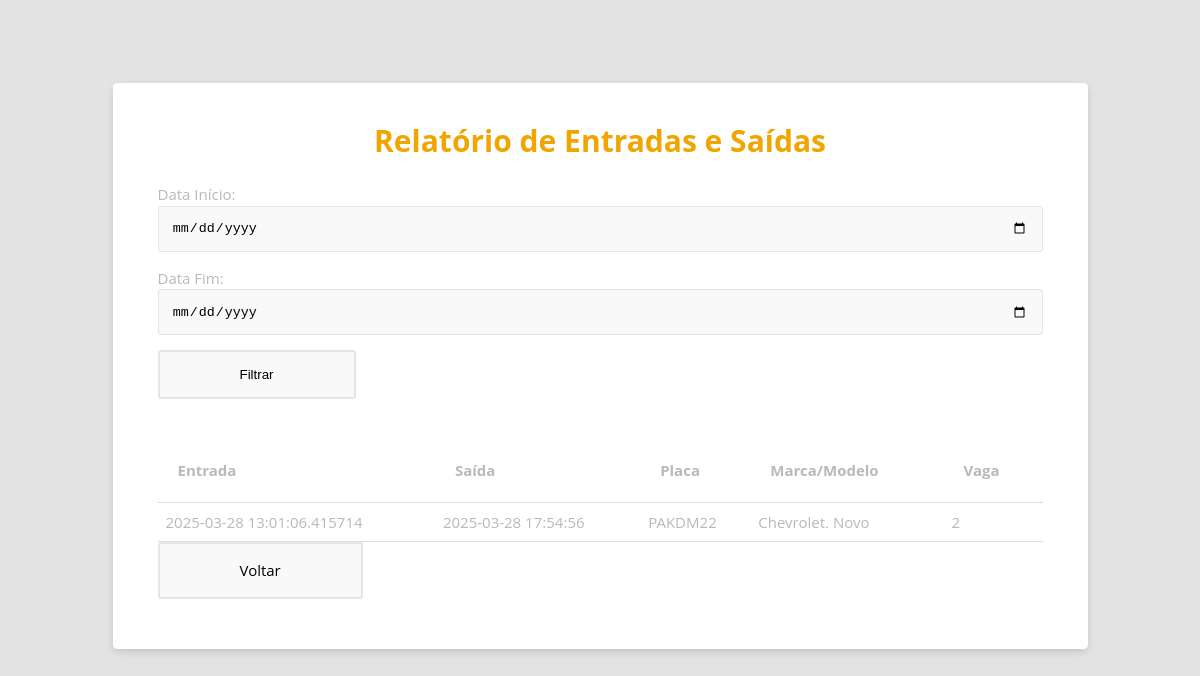
Page /relatorio_entradas_saidas on the earlier database version.
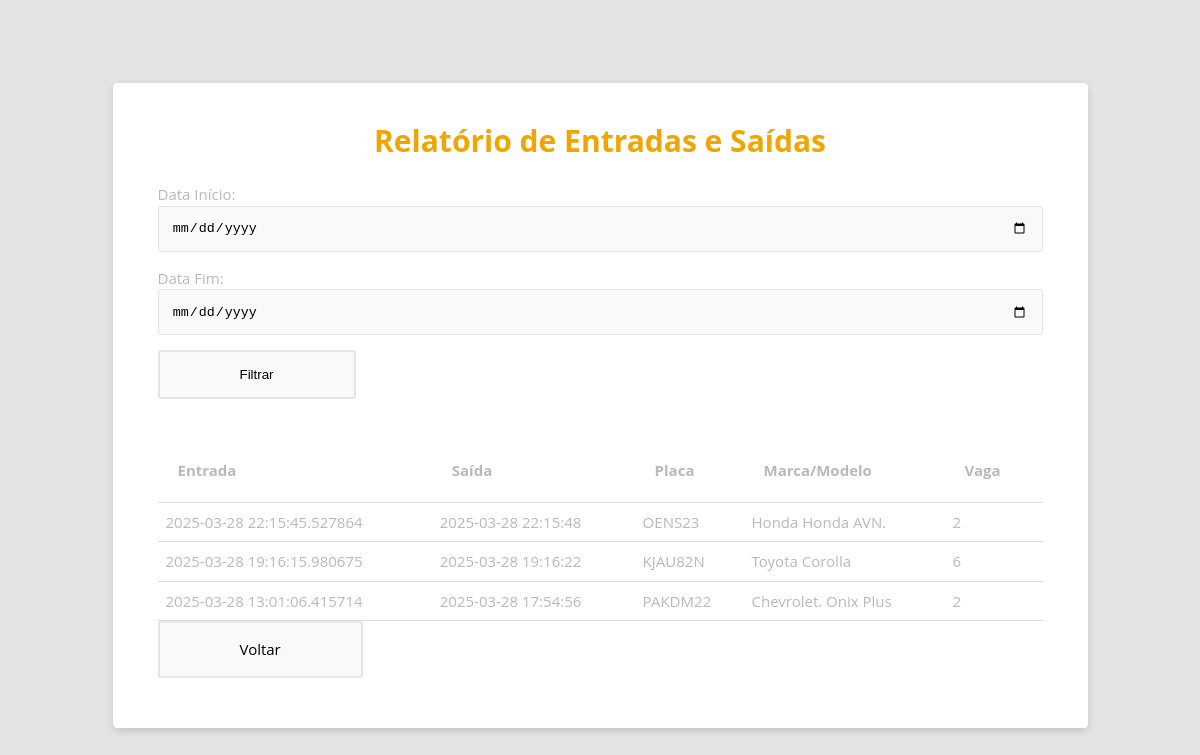
Same page on the later database version.
### tables this page shows
CREATE TABLE historico (
            id INTEGER PRIMARY KEY AUTOINCREMENT,
            carro_id INTEGER NOT NULL,
            vaga_id INTEGER NOT NULL,
            entrada DATETIME NOT NULL,
            saida DATETIME,
            FOREIGN KEY (carro_id) REFERENCES carro(id),
            FOREIGN KEY (vaga_id) REFERENCES vaga(id)
        );

CREATE TABLE carro (
            id INTEGER PRIMARY KEY AUTOINCREMENT,
            placa TEXT NOT NULL UNIQUE,
            marca TEXT NOT NULL,
            modelo TEXT NOT NULL,
            ano INTEGER NOT NULL,
            vaga_id INTEGER,
            FOREIGN KEY (vaga_id) REFERENCES vaga(id)
        );

CREATE TABLE vaga (
            id INTEGER PRIMARY KEY AUTOINCREMENT,
            numero INTEGER NOT NULL UNIQUE,
            status TEXT NOT NULL DEFAULT 'disponível',
            carro_id INTEGER,
            FOREIGN KEY (carro_id) REFERENCES carro(id)
        );

### app.py (the view)
@app.route('/relatorio_entradas_saidas')
def relatorio_entradas_saidas():
    data_inicio = request.args.get('data_inicio')
    data_fim = request.args.get('data_fim')
    try:
        conectar = conectar_db()
        cursor = conectar.cursor()
        query = """
            SELECT h.entrada, h.saida, c.placa, c.marca, c.modelo, v.numero
            FROM historico h
            JOIN carro c ON h.carro_id = c.id
            JOIN vaga v ON h.vaga_id = v.id
        """
        params = []
        if data_inicio and data_fim:
            query += " WHERE h.entrada BETWEEN ? AND ?"
            params.extend([data_inicio, data_fim])
        query += " ORDER BY h.entrada DESC"
        cursor.execute(query, params)
        registros = cursor.fetchall()
        return render_template('relatorio_entradas_saidas.html',
                            registros=registros,
                            data_inicio=data_inicio,
                            data_fim=data_fim)
    except Exception as e:
        flash(f'Erro ao gerar relatório: {str(e)}', 'error')
        return redirect(url_for('relatorios'))
    finally:
        conectar.close()

### app.py (called while the page is built)
def conectar_db():
    return sqlite3.connect('crud.db')

### templates/relatorio_entradas_saidas.html (shortened to what this page needs)
<!DOCTYPE html>
<html lang="pt-br">
<head>
    <link rel="stylesheet" href="/static/css/styles.css">
    <link rel="stylesheet" href="https://cdnjs.cloudflare.com/ajax/libs/font-awesome/6.4.2/css/all.min.css">
</head>
<body>
    <div class="container">
        <div class="title">
            <h1>Relatório de Entradas e Saídas</h1>
        </div>
        <div class="row">
            <form action="/relatorio_entradas_saidas" method="get">
                <div class="input-group">
                    <label for="data_inicio">Data Início:</label>
                    <input type="date" name="data_inicio" id="data_inicio" value="{{ data_inicio }}">
                </div>
                <div class="input-group">
                    <label for="data_fim">Data Fim:</label>
                    <input type="date" name="data_fim" id="data_fim" value="{{ data_fim }}">
                </div>
                <button type="submit" class="btn-option">Filtrar</button>
            </form>
        </div>
        <div class="row">
            <table>
                <thead>
                    <tr>
                        <th>Entrada</th>
                        <th>Saída</th>
                        <th>Placa</th>
                        <th>Marca/Modelo</th>
                        <th>Vaga</th>
                    </tr>
                </thead>
                <tbody>
                    {% for registro in registros %}
                    <tr>
                        <td>{{ registro[0] }}</td>
                        <td>{{ registro[1] if registro[1] else 'Ainda estacionado' }}</td>
                        <td>{{ registro[2] }}</td>
                        <td>{{ registro[3] }} {{ registro[4] }}</td>
                        <td>{{ registro[5] }}</td>
                    </tr>
                    {% endfor %}
                </tbody>
            </table>
        </div>
        <div class="row">
            <a href="/relatorios" class="btn-option">Voltar</a>
        </div>
    </div>
</body>
</html>

### static/css/styles.css (style rules this page uses)
:root { --primary-color: #f0a500; --primary-dark: #bd8200; --text-color: #b9b9b9; --background: #e3e3e3; --white: #fff; --light-gray: #f9f9f9; --border-color: #e5e5e5; --success: #4caf50; --success-hover: #45a049; --danger: #f44336; --danger-hover: #d32f2f; --available: #d4edda; --occupied: #f8d7da; --reserved: #fff3cd; --shadow: 0px 3px 10px -2px rgba(0, 0, 0, 0.2); --transition: all 0.35s ease-in-out; }
*, *::before, *::after { box-sizing: border-box; }
body { padding: 5em; font: 15px/1.5 "Open Sans", "Helvetica Neue", Helvetica, Arial, sans-serif; color: var(--text-color); background-color: var(--background); }
h1, h4 { color: var(--primary-color); }
h1 { display: flex; align-items: center; justify-content: center; }
.container { max-width: 65em; padding: 1em 3em 2em; margin: 0 auto; background-color: var(--white); border-radius: 4.2px; box-shadow: var(--shadow); }
input, select, select option, .table-input { width: 100%; padding: 1em; background-color: var(--light-gray); border: 1px solid var(--border-color); border-radius: 3px; transition: var(--transition); }
.input-group { margin-bottom: 1em; zoom: 1; }
.input-group:before, .input-group:after { content: ""; display: table; }
.input-group:after { clear: both; }
.btn-option, .btn-small { border-radius: 3px; cursor: pointer; transition: var(--transition); }
.btn-option { padding: 15px 80px; margin-bottom: 20px; background-color: var(--light-gray); border: 2px solid var(--border-color); display: inline-block; align-items: center; justify-content: center; text-decoration: none; color: #000; }
table { width: 100%; border-collapse: collapse; margin-top: 20px; text-align: left; }
th, td { padding: 8px; text-align: left; border-bottom: 1px solid #ddd; }
th { padding: 20px; }
.row { zoom: 1; }
.row:before, .row:after { content: ""; display: table; }
.row:after { clear: both; }

Differences in the rows shown:
added historico: entrada "2025-03-28 22:15:45.527864", saida "2025-03-28 22:15:48", placa "OENS23", marca "Honda", modelo "Honda AVN.", numero "2"
added historico: entrada "2025-03-28 19:16:15.980675", saida "2025-03-28 19:16:22", placa "KJAU82N", marca "Toyota", modelo "Corolla", numero "6"
changed through a linked row, historico "PAKDM22": modelo "Novo" → "Onix Plus"
